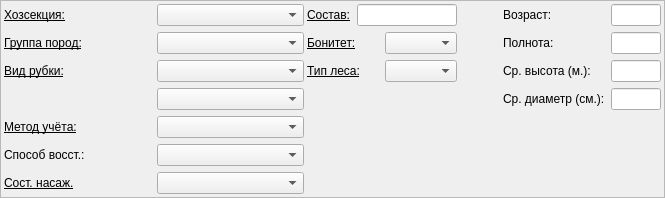
           <widget class="QFrame" name="frame_3">
            <property name="frameShape">
             <enum>QFrame::StyledPanel</enum>
            </property>
            <layout class="QHBoxLayout" name="horizontalLayout_18">
             <property name="spacing">
              <number>3</number>
             </property>
             <property name="leftMargin">
              <number>3</number>
             </property>
             <property name="topMargin">
              <number>3</number>
             </property>
             <property name="rightMargin">
              <number>3</number>
             </property>
             <property name="bottomMargin">
              <number>3</number>
             </property>
             <item>
              <widget class="QFrame" name="frame">
               <property name="minimumSize">
                <size>
                 <width>300</width>
                 <height>0</height>
                </size>
               </property>
               <layout class="QVBoxLayout" name="verticalLayout_12">
                <property name="leftMargin">
                 <number>0</number>
                </property>
                <property name="topMargin">
                 <number>0</number>
                </property>
                <property name="rightMargin">
                 <number>0</number>
                </property>
                <property name="bottomMargin">
                 <number>0</number>
                </property>
                <item>
                 <layout class="QHBoxLayout" name="horizontalLayout_19">
                  <item>
                   <widget class="QLabel" name="label_32">
                    <property name="font">
                     <font>
                      <underline>true</underline>
                     </font>
                    </property>
                    <property name="text">
                     <string>Хозсекция:</string>
                    </property>
                   </widget>
                  </item>
                  <item>
                   <widget class="QComboBox" name="comboBox"/>
                  </item>
                 </layout>
                </item>
                <item>
                 <layout class="QHBoxLayout" name="horizontalLayout_23">
                  <item>
                   <widget class="QLabel" name="label_33">
                    <property name="font">
                     <font>
                      <underline>true</underline>
                     </font>
                    </property>
                    <property name="text">
                     <string>Группа пород:</string>
                    </property>
                   </widget>
                  </item>
                  <item>
                   <widget class="QComboBox" name="comboBox_2"/>
                  </item>
                 </layout>
                </item>
                <item>
                 <layout class="QHBoxLayout" name="horizontalLayout_20">
                  <item>
                   <widget class="QLabel" name="label_34">
                    <property name="font">
                     <font>
                      <underline>true</underline>
                     </font>
                    </property>
                    <property name="text">
                     <string>Вид рубки:</string>
                    </property>
                   </widget>
                  </item>
                  <item>
                   <widget class="QComboBox" name="comboBox_8"/>
                  </item>
                 </layout>
                </item>
                <item>
                 <layout class="QHBoxLayout" name="horizontalLayout_34">
                  <item>
                   <spacer name="horizontalSpacer_6">
                    <property name="orientation">
                     <enum>Qt::Horizontal</enum>
                    </property>
                    <property name="sizeHint" stdset="0">
                     <size>
                      <width>40</width>
                      <height>20</height>
                     </size>
                    </property>
                   </spacer>
                  </item>
                  <item>
                   <widget class="QComboBox" name="comboBox_14">
                    <property name="minimumSize">
                     <size>
                      <width>147</width>
                      <height>0</height>
                     </size>
                    </property>
                   </widget>
                  </item>
                 </layout>
                </item>
                <item>
                 <layout class="QHBoxLayout" name="horizontalLayout_21">
                  <item>
                   <widget class="QLabel" name="label_35">
                    <property name="font">
                     <font>
                      <underline>true</underline>
                     </font>
                    </property>
                    <property name="text">
                     <string>Метод учёта:</string>
                    </property>
                   </widget>
                  </item>
                  <item>
                   <widget class="QComboBox" name="comboBox_9"/>
                  </item>
                 </layout>
                </item>
                <item>
                 <layout class="QHBoxLayout" name="horizontalLayout_22">
                  <item>
                   <widget class="QLabel" name="label_36">
                    <property name="text">
                     <string>Способ восст.:</string>
                    </property>
                   </widget>
                  </item>
                  <item>
                   <widget class="QComboBox" name="comboBox_10"/>
                  </item>
                 </layout>
                </item>
                <item>
                 <layout class="QHBoxLayout" name="horizontalLayout_33">
                  <item>
                   <widget class="QLabel" name="label_44">
                    <property name="font">
                     <font>
                      <underline>true</underline>
                     </font>
                    </property>
                    <property name="text">
                     <string>Сост. насаж.</string>
                    </property>
                   </widget>
                  </item>
                  <item>
                   <widget class="QComboBox" name="comboBox_13"/>
                  </item>
                 </layout>
                </item>
               </layout>
              </widget>
             </item>
             <item>
              <widget class="QFrame" name="frame_2">
               <layout class="QHBoxLayout" name="horizontalLayout_27">
                <property name="leftMargin">
                 <number>0</number>
                </property>
                <property name="topMargin">
                 <number>0</number>
                </property>
                <property name="rightMargin">
                 <number>0</number>
                </property>
                <property name="bottomMargin">
                 <number>0</number>
                </property>
                <item>
                 <layout class="QVBoxLayout" name="verticalLayout_13">
                  <item>
                   <layout class="QHBoxLayout" name="horizontalLayout_24">
                    <item>
                     <widget class="QLabel" name="label_37">
                      <property name="font">
                       <font>
                        <underline>true</underline>
                       </font>
                      </property>
                      <property name="text">
                       <string>Состав:</string>
                      </property>
                     </widget>
                    </item>
                    <item>
                     <widget class="QLineEdit" name="lineEdit_6">
                      <property name="maximumSize">
                       <size>
                        <width>100</width>
                        <height>16777215</height>
                       </size>
                      </property>
                     </widget>
                    </item>
                   </layout>
                  </item>
                  <item>
                   <layout class="QHBoxLayout" name="horizontalLayout_26">
                    <item>
                     <widget class="QLabel" name="label_39">
                      <property name="font">
                       <font>
                        <underline>true</underline>
                       </font>
                      </property>
                      <property name="text">
                       <string>Бонитет:</string>
                      </property>
                     </widget>
                    </item>
                    <item>
                     <widget class="QComboBox" name="comboBox_11">
                      <property name="maximumSize">
                       <size>
                        <width>100</width>
                        <height>16777215</height>
                       </size>
                      </property>
                     </widget>
                    </item>
                   </layout>
                  </item>
                  <item>
                   <layout class="QHBoxLayout" name="horizontalLayout_28">
                    <item>
                     <widget class="QLabel" name="label_40">
                      <property name="font">
                       <font>
                        <underline>true</underline>
                       </font>
                      </property>
                      <property name="text">
                       <string>Тип леса:</string>
                      </property>
                     </widget>
                    </item>
                    <item>
                     <widget class="QComboBox" name="comboBox_12">
                      <property name="maximumSize">
                       <size>
                        <width>100</width>
                        <height>16777215</height>
                       </size>
                      </property>
                     </widget>
                    </item>
                   </layout>
                  </item>
                  <item>
                   <spacer name="verticalSpacer_7">
                    <property name="orientation">
                     <enum>Qt::Vertical</enum>
                    </property>
                    <property name="sizeHint" stdset="0">
                     <size>
                      <width>20</width>
                      <height>40</height>
                     </size>
                    </property>
                   </spacer>
                  </item>
                 </layout>
                </item>
                <item>
                 <spacer name="horizontalSpacer">
                  <property name="orientation">
                   <enum>Qt::Horizontal</enum>
                  </property>
                  <property name="sizeHint" stdset="0">
                   <size>
                    <width>40</width>
                    <height>20</height>
                   </size>
                  </property>
                 </spacer>
                </item>
                <item>
                 <layout class="QVBoxLayout" name="verticalLayout_22">
                  <item>
                   <layout class="QHBoxLayout" name="horizontalLayout_25">
                    <item>
                     <widget class="QLabel" name="label_38">
                      <property name="text">
                       <string>Возраст:</string>
                      </property>
                     </widget>
                    </item>
                    <item>
                     <widget class="QLineEdit" name="lineEdit_7">
                      <property name="maximumSize">
                       <size>
                        <width>50</width>
                        <height>16777215</height>
                       </size>
                      </property>
                      <property name="maxLength">
                       <number>3</number>
                      </property>
                     </widget>
                    </item>
                   </layout>
                  </item>
                  <item>
                   <layout class="QHBoxLayout" name="horizontalLayout_29">
                    <item>
                     <widget class="QLabel" name="label_41">
                      <property name="text">
                       <string>Полнота:</string>
                      </property>
                     </widget>
                    </item>
                    <item>
                     <widget class="QLineEdit" name="lineEdit_8">
                      <property name="maximumSize">
                       <size>
                        <width>50</width>
                        <height>16777215</height>
                       </size>
                      </property>
                     </widget>
                    </item>
                   </layout>
                  </item>
                  <item>
                   <layout class="QHBoxLayout" name="horizontalLayout_30">
                    <item>
                     <widget class="QLabel" name="label_42">
                      <property name="text">
                       <string>Ср. высота (м.):</string>
                      </property>
                     </widget>
                    </item>
                    <item>
                     <widget class="QLineEdit" name="lineEdit_9">
                      <property name="maximumSize">
                       <size>
                        <width>50</width>
                        <height>16777215</height>
                       </size>
                      </property>
                     </widget>
                    </item>
                   </layout>
                  </item>
                  <item>
                   <layout class="QHBoxLayout" name="horizontalLayout_31">
                    <item>
                     <widget class="QLabel" name="label_43">
                      <property name="text">
                       <string>Ср. диаметр (см.):</string>
                      </property>
                     </widget>
                    </item>
                    <item>
                     <widget class="QLineEdit" name="lineEdit_10">
                      <property name="maximumSize">
                       <size>
                        <width>50</width>
                        <height>16777215</height>
                       </size>
                      </property>
                     </widget>
                    </item>
                   </layout>
                  </item>
                  <item>
                   <spacer name="verticalSpacer_8">
                    <property name="orientation">
                     <enum>Qt::Vertical</enum>
                    </property>
                    <property name="sizeHint" stdset="0">
                     <size>
                      <width>20</width>
                      <height>40</height>
                     </size>
                    </property>
                   </spacer>
                  </item>
                 </layout>
                </item>
               </layout>
              </widget>
             </item>
            </layout>
           </widget>
